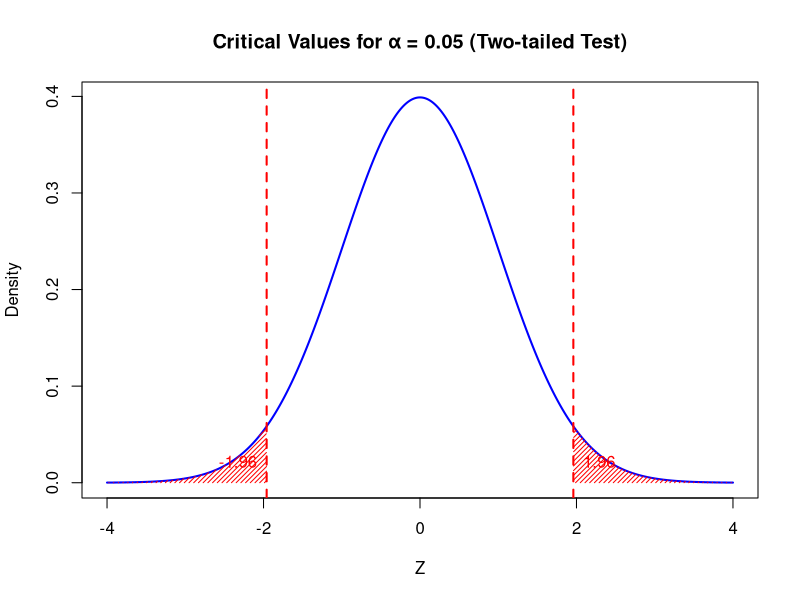

R code for this plot: (Note: this script raises an error after producing the figure.)
## ---- chunk 1
knitr::opts_chunk$set(
  echo = TRUE,comment = '', fig.align = 'center'  , out.width="50%"
)
knitr::include_graphics
## ---- chunk 2
# Parameters
x <- seq(-4, 4, length = 1000)
y <- dnorm(x)

# Critical values for 95% confidence level
alpha <- 0.05
crit_left  <- qnorm(alpha/2)      # left critical value
crit_right <- qnorm(1 - alpha/2)  # right critical value

# Plot standard normal curve
plot(x, y, type = "l", lwd = 2, col = "blue",
     xlab = "Z", ylab = "Density",
     main = "Critical Values for α = 0.05 (Two-tailed Test)")

# Shade rejection regions
polygon(c(min(x), x[x<=crit_left], crit_left),
        c(0, y[x<=crit_left], 0), col = "red", border = NA, density = 30)
polygon(c(crit_right, x[x>=crit_right], max(x)),
        c(0, y[x>=crit_right], 0), col = "red", border = NA, density = 30)

# Add reference lines
abline(v = crit_left,  col = "red", lty = 2, lwd = 2)
abline(v = crit_right, col = "red", lty = 2, lwd = 2)

# Annotate critical values
text(crit_left, 0.02, round(crit_left, 2), pos = 2, col = "red")
text(crit_right, 0.02, round(crit_right, 2), pos = 4, col = "red")
## ---- chunk 3
alpha <- 0.05
z_0.025 <- qnorm(1-alpha/2) # why?
z_0.025
p<-pnorm(z_0.025) - pnorm(-z_0.025)
p
## ---- chunk 4
knitr::include_graphics("../figures/fig9_8.png")
## ---- chunk 5
n <- 36 #sample size
xbar <- 2.6  #sample mean
sigma <- 0.3  #population sd
alpha1 <- 0.05
#Left endpoint for confidence 95%
lend1 <- xbar - sigma/sqrt(n)*qnorm(1-alpha1/2)
#Right endpoint for confidence 95%
rend1 <- xbar + sigma/sqrt(n)*qnorm(1-alpha1/2)
alpha2 <- 0.01
#Left endpoint for confidence 99%
lend2 <- xbar - sigma/sqrt(n)*qnorm(1-alpha2/2)
#Right endpoint for confidence 99%
rend2 <- xbar + sigma/sqrt(n)*qnorm(1-alpha2/2)
## ---- chunk 6
p1<-1- pnorm(xbar,mean = 2.5, sd = sigma/sqrt(n))
p1
## ---- chunk 7
# Parameters
alpha <- 0.05
df <- 10

# Critical t value for two-tailed test
t_crit <- qt(1 - alpha/2, df)

# Range for x-axis
x <- seq(-4, 4, length = 500)
y <- dt(x, df)

# Plot t-distribution
plot(x, y, type = "l", lwd = 2, col = "blue",
     main = expression(paste("t-Distribution with df = 10, ", alpha, " = 0.05")),
     ylab = "Density", xlab = "t value")

# Shade critical regions
x_crit_left <- seq(-4, -t_crit, length = 100)
x_crit_right <- seq(t_crit, 4, length = 100)

polygon(c(x_crit_left, rev(x_crit_left)), 
        c(dt(x_crit_left, df), rep(0, length(x_crit_left))), 
        col = "red", border = NA)

polygon(c(x_crit_right, rev(x_crit_right)), 
        c(dt(x_crit_right, df), rep(0, length(x_crit_right))), 
        col = "red", border = NA)

# Add vertical lines at critical values
abline(v = c(-t_crit, t_crit), col = "darkred", lwd = 2, lty = 2)

# Add text annotations
text(-t_crit, 0.02, sprintf("t = %.3f", -t_crit), pos = 2, col = "darkred")
text(t_crit, 0.02, sprintf("t = %.3f", t_crit), pos = 4, col = "darkred")

# Add legend
legend("topright", legend = c("t density", "Critical regions (α = 0.05)"),
       col = c("blue", "red"), lwd = 2, bty = "n")
## ---- chunk 8
sulfruicAcid<-c(9.8,10.2,10.4,9.8,10.0,10.2,9.6)
xbar <- mean(sulfruicAcid)
s <-sd(sulfruicAcid)
n <- 7
alpha <- 0.05
t6_0.025<- qt(1-alpha/2,n-1)
lowerBound <- xbar-t6_0.025*s/sqrt(n)
lowerBound
upperBound <- xbar+t6_0.025*s/sqrt(n)
upperBound
## ---- chunk 9
t.test(sulfruicAcid, conf.level = .95)
## ---- chunk 10
alpha <- 0.04
n1 <- 50
x1bar <- 36
n2 <- 75
x2bar <- 42
sigma1 <- 6
sigma2 <- 8
standerror <- sqrt(sigma1^2 /n1 + sigma2^2/n2)
lowerBound <- x2bar-x1bar - qnorm(1-alpha/2)*standerror
lowerBound
upperBound <- x2bar-x1bar + qnorm(1-alpha/2)*standerror
upperBound
## ---- chunk 11
noNitro<- c(0.32,0.53 ,0.28, 0.37, 0.47, 0.43, 0.36, 0.42,0.38,0.43)
x1bar <- mean(noNitro)
s1 <- sd(noNitro)
n1 <- 10
Nitro<- c(0.26,0.43,0.47,0.49,0.52,0.75,0.79,0.86, 0.62,0.46)
x2bar <- mean(Nitro)
s2<- sd(Nitro)
n2<- 10
sp<- sqrt(((n1-1)*s1^2 + (n2-1)*s2^2)/(n1+n2-2))
alpha <- 0.05
loBound<- x1bar-x2bar - qt(1-alpha/2,n1+n2-2)*sp*sqrt(1/n1+1/n2)
loBound
upBound<-x1bar-x2bar + qt(1-alpha/2,n1+n2-2)*sp*sqrt(1/n1+1/n2)
upBound
## ---- chunk 12
t.test(noNitro,Nitro, var.equal = TRUE, conf.level = .95)
# Construct a data frame with two columns
stemWeight<-c(0.32,0.53 ,0.28, 0.37, 0.47, 0.43, 0.36, 0.42,0.38,0.43,0.26,0.43,0.47,0.49,0.52,0.75,0.79,0.86, 0.62,0.46)
group<-c(rep(0,10),rep(1,10))
stemData<-data.frame(stemWeight,group)
stemData
t.test(stemWeight~group, data = stemData,var.equal = TRUE, conf.level = .95)
## ---- chunk 13
t.test(noNitro,Nitro, var.equal = FALSE, conf.level = .95)
# Or you can use
t.test(stemWeight~group, data = stemData,var.equal = FALSE, conf.level = .95)
## ---- chunk 14
knitr::include_graphics("../figures/fig9_2.png")
## ---- chunk 15
knitr::include_graphics("../figures/fig9_4.png")
